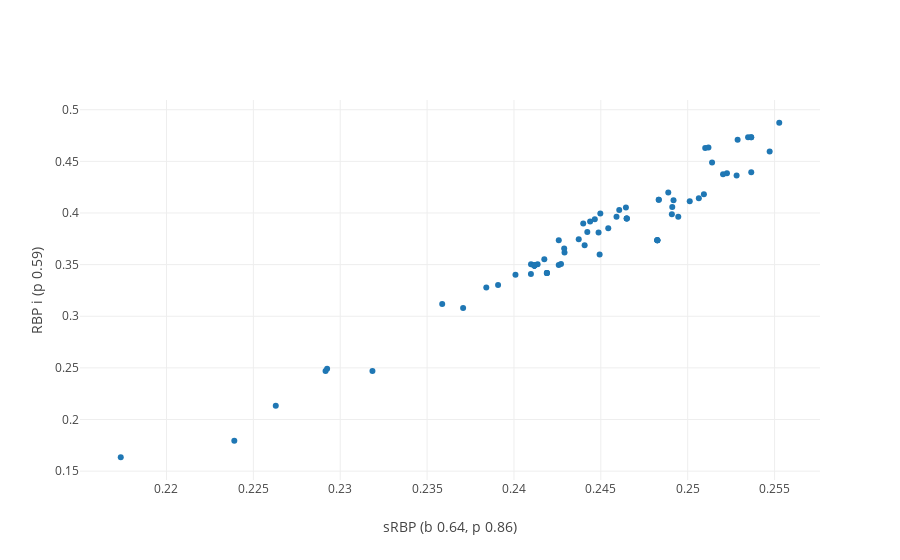

The code cell stored with this chart in its notebook:
### Code cell
for name1, vs1 in ls:
    for name2, vs2 in ls:
        if name1 > name2:
            plot_scatter(name1, vs1, name2, vs2)
